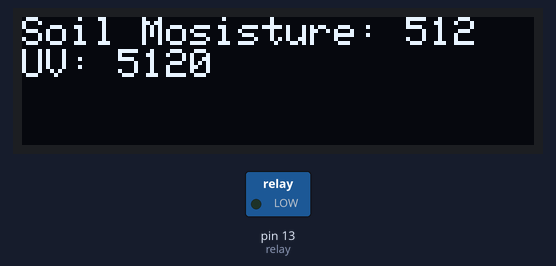
This sketch was run on a simulated Arduino Uno, built with avr-gcc and run on an emulated ATmega328P. Parts: 128×32 one-colour display, switched loads named in the sketch (green lamp = pin HIGH). Pins used as bus, display or sensor lines are not drawn.

Above: at 1.1 s.
At 5.82 s:
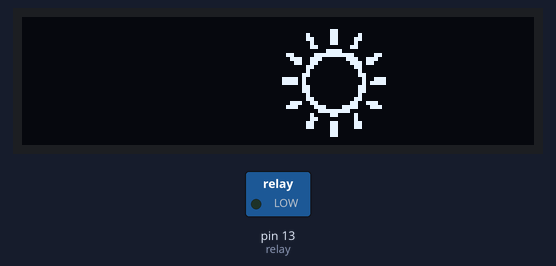
At 10.62 s:
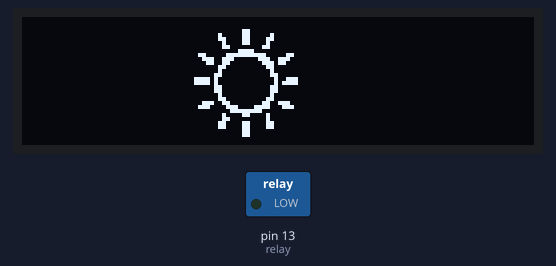
At 20.52 s:
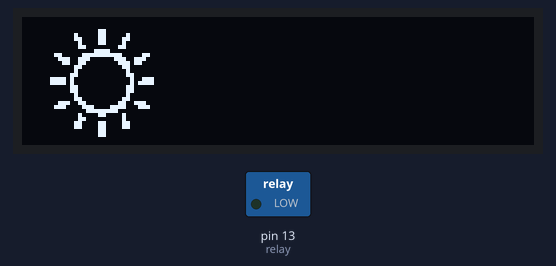
At 30.12 s:
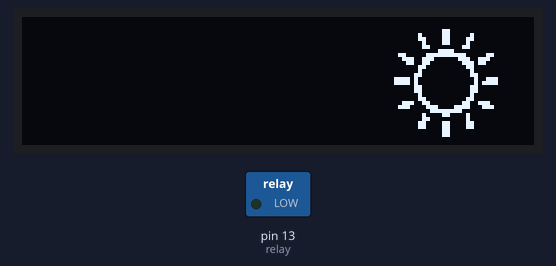
At 39.72 s:
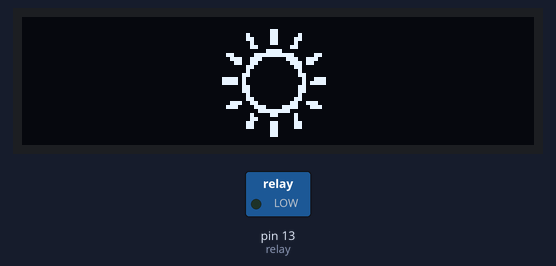

The sketch:

SmartPot.ino
```cpp
//libraries
#include <SPI.h>
#include <Wire.h>
#include <Adafruit_GFX.h>
#include <Adafruit_SSD1306.h>

#define SCREEN_WIDTH 128 // OLED display width, in pixels
#define SCREEN_HEIGHT 32 // OLED display height, in pixels
#define OLED_RESET 4 //reset for display
#define SCREEN_ADDRESS 0x3C //for 12x32 i2c oled
Adafruit_SSD1306 display(SCREEN_WIDTH, SCREEN_HEIGHT, &Wire, OLED_RESET);

const int soilPower = 7; //digital pin used for powering the soil sensor
int soil = 0; //sensor reading for soil
const int soilPin = A0; //sensor pin soil

const int sunPin = A1; //sensor pin uv
const int sunPower = 8; //digital pin used for powering the sun sensor
int sunSensor = 0; //sensor reading for sun
int sunVal = 0; //calculated uv

const int relay = 13; //pin for the relay might need analog

//bitmaps for different emojis  rain cloud and sun
const unsigned char rain [] PROGMEM = {
  0x00, 0x00, 0x00, 0x00, 0x00, 0x00, 0x00, 0x00, 0x00, 0x00, 0x00, 0x00, 0x00, 0x00, 0x00, 0x00,
  0x00, 0x00, 0x00, 0x00, 0x00, 0x00, 0x00, 0x00, 0x00, 0x00, 0x00, 0x00, 0x00, 0x00, 0x00, 0x00,
  0x00, 0x00, 0x00, 0x00, 0x00, 0x00, 0x00, 0x00, 0x00, 0x00, 0x00, 0x00, 0x00, 0x00, 0x00, 0x00,
  0x00, 0x00, 0x00, 0x00, 0x00, 0x00, 0x00, 0x00, 0x00, 0x00, 0x00, 0x00, 0x00, 0x00, 0x00, 0x00,
  0x00, 0x00, 0x00, 0x00, 0x00, 0x00, 0x02, 0x00, 0x00, 0x40, 0x00, 0x00, 0x00, 0x00, 0x00, 0x00,
  0x00, 0x00, 0x00, 0x00, 0x00, 0x00, 0x07, 0x00, 0x00, 0xe0, 0x00, 0x00, 0x00, 0x00, 0x00, 0x00,
  0x00, 0x00, 0x00, 0x00, 0x00, 0x00, 0x0f, 0x00, 0x00, 0xf0, 0x00, 0x00, 0x00, 0x00, 0x00, 0x00,
  0x00, 0x00, 0x00, 0x00, 0x00, 0x00, 0x0d, 0x80, 0x01, 0x90, 0x00, 0x00, 0x00, 0x00, 0x00, 0x00,
  0x00, 0x00, 0x00, 0x00, 0x00, 0x00, 0x18, 0xc0, 0x03, 0x18, 0x00, 0x00, 0x00, 0x00, 0x00, 0x00,
  0x00, 0x00, 0x00, 0x00, 0x00, 0x00, 0x30, 0x60, 0x06, 0x0c, 0x00, 0x00, 0x00, 0x00, 0x00, 0x00,
  0x00, 0x00, 0x00, 0x00, 0x00, 0x00, 0x20, 0x31, 0x84, 0x06, 0x00, 0x00, 0x00, 0x00, 0x00, 0x00,
  0x00, 0x00, 0x00, 0x00, 0x00, 0x00, 0x60, 0x31, 0x8c, 0x06, 0x00, 0x00, 0x00, 0x00, 0x00, 0x00,
  0x00, 0x00, 0x00, 0x00, 0x00, 0x00, 0x60, 0x33, 0xcc, 0x06, 0x00, 0x00, 0x00, 0x00, 0x00, 0x00,
  0x00, 0x00, 0x00, 0x00, 0x00, 0x00, 0x20, 0x23, 0xc4, 0x06, 0x00, 0x00, 0x00, 0x00, 0x00, 0x00,
  0x00, 0x00, 0x00, 0x00, 0x00, 0x00, 0x30, 0x66, 0x66, 0x0c, 0x00, 0x00, 0x00, 0x00, 0x00, 0x00,
  0x00, 0x00, 0x00, 0x00, 0x00, 0x00, 0x18, 0xcc, 0x33, 0x18, 0x00, 0x00, 0x00, 0x00, 0x00, 0x00,
  0x00, 0x00, 0x00, 0x00, 0x00, 0x00, 0x0f, 0x98, 0x19, 0xf0, 0x00, 0x00, 0x00, 0x00, 0x00, 0x00,
  0x00, 0x00, 0x00, 0x00, 0x00, 0x00, 0x00, 0x30, 0x0c, 0x00, 0x00, 0x00, 0x00, 0x00, 0x00, 0x00,
  0x00, 0x00, 0x00, 0x00, 0x00, 0x00, 0x00, 0x60, 0x06, 0x00, 0x00, 0x00, 0x00, 0x00, 0x00, 0x00,
  0x00, 0x00, 0x00, 0x00, 0x00, 0x00, 0x00, 0x60, 0x06, 0x00, 0x00, 0x00, 0x00, 0x00, 0x00, 0x00,
  0x00, 0x00, 0x00, 0x00, 0x00, 0x00, 0x00, 0x40, 0x0e, 0x00, 0x00, 0x00, 0x00, 0x00, 0x00, 0x00,
  0x00, 0x00, 0x00, 0x00, 0x00, 0x00, 0x00, 0x40, 0x0e, 0x00, 0x00, 0x00, 0x00, 0x00, 0x00, 0x00,
  0x00, 0x00, 0x00, 0x00, 0x00, 0x00, 0x00, 0x40, 0x0e, 0x00, 0x00, 0x00, 0x00, 0x00, 0x00, 0x00,
  0x00, 0x00, 0x00, 0x00, 0x00, 0x00, 0x00, 0x60, 0x1e, 0x00, 0x00, 0x00, 0x00, 0x00, 0x00, 0x00,
  0x00, 0x00, 0x00, 0x00, 0x00, 0x00, 0x00, 0x60, 0x3e, 0x00, 0x00, 0x00, 0x00, 0x00, 0x00, 0x00,
  0x00, 0x00, 0x00, 0x00, 0x00, 0x00, 0x00, 0x30, 0x7c, 0x00, 0x00, 0x00, 0x00, 0x00, 0x00, 0x00,
  0x00, 0x00, 0x00, 0x00, 0x00, 0x00, 0x00, 0x18, 0xf8, 0x00, 0x00, 0x00, 0x00, 0x00, 0x00, 0x00,
  0x00, 0x00, 0x00, 0x00, 0x00, 0x00, 0x00, 0x0f, 0xf0, 0x00, 0x00, 0x00, 0x00, 0x00, 0x00, 0x00,
  0x00, 0x00, 0x00, 0x00, 0x00, 0x00, 0x00, 0x01, 0x80, 0x00, 0x00, 0x00, 0x00, 0x00, 0x00, 0x00,
  0x00, 0x00, 0x00, 0x00, 0x00, 0x00, 0x00, 0x00, 0x00, 0x00, 0x00, 0x00, 0x00, 0x00, 0x00, 0x00,
  0x00, 0x00, 0x00, 0x00, 0x00, 0x00, 0x00, 0x00, 0x00, 0x00, 0x00, 0x00, 0x00, 0x00, 0x00, 0x00,
  0x00, 0x00, 0x00, 0x00, 0x00, 0x00, 0x00, 0x00, 0x00, 0x00, 0x00, 0x00, 0x00, 0x00, 0x00, 0x00
};

const unsigned char sun [] PROGMEM = {
  0x00, 0x00, 0x00, 0x00, 0x00, 0x00, 0x00, 0x00, 0x00, 0x00, 0x00, 0x00, 0x00, 0x00, 0x00, 0x00,
  0x00, 0x00, 0x00, 0x00, 0x00, 0x00, 0x00, 0x00, 0x00, 0x00, 0x00, 0x00, 0x00, 0x00, 0x00, 0x00,
  0x00, 0x00, 0x00, 0x00, 0x00, 0x00, 0x00, 0x00, 0x00, 0x00, 0x00, 0x00, 0x00, 0x00, 0x00, 0x00,
  0x00, 0x00, 0x00, 0x00, 0x00, 0x00, 0x00, 0x01, 0x80, 0x00, 0x00, 0x00, 0x00, 0x00, 0x00, 0x00,
  0x00, 0x00, 0x00, 0x00, 0x00, 0x00, 0x00, 0x41, 0x82, 0x00, 0x00, 0x00, 0x00, 0x00, 0x00, 0x00,
  0x00, 0x00, 0x00, 0x00, 0x00, 0x00, 0x00, 0x61, 0x86, 0x00, 0x00, 0x00, 0x00, 0x00, 0x00, 0x00,
  0x00, 0x00, 0x00, 0x00, 0x00, 0x00, 0x00, 0x21, 0x84, 0x00, 0x00, 0x00, 0x00, 0x00, 0x00, 0x00,
  0x00, 0x00, 0x00, 0x00, 0x00, 0x00, 0x00, 0x30, 0x0c, 0x00, 0x00, 0x00, 0x00, 0x00, 0x00, 0x00,
  0x00, 0x00, 0x00, 0x00, 0x00, 0x00, 0x00, 0x03, 0xc0, 0x00, 0x00, 0x00, 0x00, 0x00, 0x00, 0x00,
  0x00, 0x00, 0x00, 0x00, 0x00, 0x00, 0x0c, 0x1f, 0xf8, 0x30, 0x00, 0x00, 0x00, 0x00, 0x00, 0x00,
  0x00, 0x00, 0x00, 0x00, 0x00, 0x00, 0x07, 0x38, 0x1c, 0xe0, 0x00, 0x00, 0x00, 0x00, 0x00, 0x00,
  0x00, 0x00, 0x00, 0x00, 0x00, 0x00, 0x03, 0x30, 0x0e, 0xc0, 0x00, 0x00, 0x00, 0x00, 0x00, 0x00,
  0x00, 0x00, 0x00, 0x00, 0x00, 0x00, 0x00, 0x60, 0x06, 0x00, 0x00, 0x00, 0x00, 0x00, 0x00, 0x00,
  0x00, 0x00, 0x00, 0x00, 0x00, 0x00, 0x00, 0x40, 0x02, 0x00, 0x00, 0x00, 0x00, 0x00, 0x00, 0x00,
  0x00, 0x00, 0x00, 0x00, 0x00, 0x00, 0x00, 0xc0, 0x03, 0x00, 0x00, 0x00, 0x00, 0x00, 0x00, 0x00,
  0x00, 0x00, 0x00, 0x00, 0x00, 0x00, 0x1e, 0x80, 0x01, 0x38, 0x00, 0x00, 0x00, 0x00, 0x00, 0x00,
  0x00, 0x00, 0x00, 0x00, 0x00, 0x00, 0x1e, 0x80, 0x01, 0x78, 0x00, 0x00, 0x00, 0x00, 0x00, 0x00,
  0x00, 0x00, 0x00, 0x00, 0x00, 0x00, 0x00, 0xc0, 0x03, 0x00, 0x00, 0x00, 0x00, 0x00, 0x00, 0x00,
  0x00, 0x00, 0x00, 0x00, 0x00, 0x00, 0x00, 0xc0, 0x03, 0x00, 0x00, 0x00, 0x00, 0x00, 0x00, 0x00,
  0x00, 0x00, 0x00, 0x00, 0x00, 0x00, 0x00, 0x40, 0x02, 0x00, 0x00, 0x00, 0x00, 0x00, 0x00, 0x00,
  0x00, 0x00, 0x00, 0x00, 0x00, 0x00, 0x00, 0x60, 0x06, 0x00, 0x00, 0x00, 0x00, 0x00, 0x00, 0x00,
  0x00, 0x00, 0x00, 0x00, 0x00, 0x00, 0x07, 0x30, 0x0c, 0xe0, 0x00, 0x00, 0x00, 0x00, 0x00, 0x00,
  0x00, 0x00, 0x00, 0x00, 0x00, 0x00, 0x0e, 0x1c, 0x3c, 0x70, 0x00, 0x00, 0x00, 0x00, 0x00, 0x00,
  0x00, 0x00, 0x00, 0x00, 0x00, 0x00, 0x00, 0x0f, 0xf0, 0x00, 0x00, 0x00, 0x00, 0x00, 0x00, 0x00,
  0x00, 0x00, 0x00, 0x00, 0x00, 0x00, 0x00, 0x21, 0x84, 0x00, 0x00, 0x00, 0x00, 0x00, 0x00, 0x00,
  0x00, 0x00, 0x00, 0x00, 0x00, 0x00, 0x00, 0x30, 0x04, 0x00, 0x00, 0x00, 0x00, 0x00, 0x00, 0x00,
  0x00, 0x00, 0x00, 0x00, 0x00, 0x00, 0x00, 0x61, 0x86, 0x00, 0x00, 0x00, 0x00, 0x00, 0x00, 0x00,
  0x00, 0x00, 0x00, 0x00, 0x00, 0x00, 0x00, 0x61, 0x86, 0x00, 0x00, 0x00, 0x00, 0x00, 0x00, 0x00,
  0x00, 0x00, 0x00, 0x00, 0x00, 0x00, 0x00, 0x01, 0x80, 0x00, 0x00, 0x00, 0x00, 0x00, 0x00, 0x00,
  0x00, 0x00, 0x00, 0x00, 0x00, 0x00, 0x00, 0x01, 0x80, 0x00, 0x00, 0x00, 0x00, 0x00, 0x00, 0x00,
  0x00, 0x00, 0x00, 0x00, 0x00, 0x00, 0x00, 0x00, 0x00, 0x00, 0x00, 0x00, 0x00, 0x00, 0x00, 0x00,
  0x00, 0x00, 0x00, 0x00, 0x00, 0x00, 0x00, 0x00, 0x00, 0x00, 0x00, 0x00, 0x00, 0x00, 0x00, 0x00
};

const unsigned char cloud [] PROGMEM = {
  0x00, 0x00, 0x00, 0x00, 0x00, 0x00, 0x00, 0x00, 0x00, 0x00, 0x00, 0x00, 0x00, 0x00, 0x00, 0x00,
  0x00, 0x00, 0x00, 0x00, 0x00, 0x00, 0x00, 0x00, 0x00, 0x00, 0x00, 0x00, 0x00, 0x00, 0x00, 0x00,
  0x00, 0x00, 0x00, 0x00, 0x00, 0x00, 0x00, 0xff, 0x00, 0x00, 0x00, 0x00, 0x00, 0x00, 0x00, 0x00,
  0x00, 0x00, 0x00, 0x00, 0x00, 0x00, 0x07, 0xff, 0xe0, 0x00, 0x00, 0x00, 0x00, 0x00, 0x00, 0x00,
  0x00, 0x00, 0x00, 0x00, 0x00, 0x00, 0x0f, 0xff, 0xf0, 0x00, 0x00, 0x00, 0x00, 0x00, 0x00, 0x00,
  0x00, 0x00, 0x00, 0x00, 0x00, 0x00, 0x1f, 0xff, 0xf8, 0x00, 0x00, 0x00, 0x00, 0x00, 0x00, 0x00,
  0x00, 0x00, 0x00, 0x00, 0x00, 0x00, 0x7f, 0x00, 0xfc, 0x00, 0x00, 0x00, 0x00, 0x00, 0x00, 0x00,
  0x00, 0x00, 0x00, 0x00, 0x00, 0x00, 0x7c, 0x00, 0x3e, 0x00, 0x00, 0x00, 0x00, 0x00, 0x00, 0x00,
  0x00, 0x00, 0x00, 0x00, 0x00, 0x00, 0xf8, 0x00, 0x1e, 0x00, 0x00, 0x00, 0x00, 0x00, 0x00, 0x00,
  0x00, 0x00, 0x00, 0x00, 0x00, 0x00, 0xf0, 0x00, 0x1f, 0x00, 0x00, 0x00, 0x00, 0x00, 0x00, 0x00,
  0x00, 0x00, 0x00, 0x00, 0x00, 0x01, 0xe0, 0x00, 0x0f, 0xfc, 0x00, 0x00, 0x00, 0x00, 0x00, 0x00,
  0x00, 0x00, 0x00, 0x00, 0x00, 0x03, 0xe0, 0x00, 0x07, 0xff, 0x00, 0x00, 0x00, 0x00, 0x00, 0x00,
  0x00, 0x00, 0x00, 0x00, 0x00, 0x1f, 0xe0, 0x00, 0x07, 0xff, 0xc0, 0x00, 0x00, 0x00, 0x00, 0x00,
  0x00, 0x00, 0x00, 0x00, 0x00, 0x7f, 0xc0, 0x00, 0x07, 0xff, 0xe0, 0x00, 0x00, 0x00, 0x00, 0x00,
  0x00, 0x00, 0x00, 0x00, 0x00, 0xff, 0xc0, 0x00, 0x03, 0x87, 0xf0, 0x00, 0x00, 0x00, 0x00, 0x00,
  0x00, 0x00, 0x00, 0x00, 0x01, 0xff, 0x80, 0x00, 0x00, 0x01, 0xf0, 0x00, 0x00, 0x00, 0x00, 0x00,
  0x00, 0x00, 0x00, 0x00, 0x01, 0xf0, 0x00, 0x00, 0x00, 0x00, 0xf8, 0x00, 0x00, 0x00, 0x00, 0x00,
  0x00, 0x00, 0x00, 0x00, 0x03, 0xe0, 0x00, 0x00, 0x00, 0x00, 0x78, 0x00, 0x00, 0x00, 0x00, 0x00,
  0x00, 0x00, 0x00, 0x00, 0x03, 0xc0, 0x00, 0x00, 0x00, 0x00, 0x3c, 0x00, 0x00, 0x00, 0x00, 0x00,
  0x00, 0x00, 0x00, 0x00, 0x03, 0x80, 0x00, 0x00, 0x00, 0x00, 0x3f, 0x00, 0x00, 0x00, 0x00, 0x00,
  0x00, 0x00, 0x00, 0x00, 0x07, 0x80, 0x00, 0x00, 0x00, 0x00, 0x3f, 0x80, 0x00, 0x00, 0x00, 0x00,
  0x00, 0x00, 0x00, 0x00, 0x07, 0x80, 0x00, 0x00, 0x00, 0x00, 0x3f, 0xc0, 0x00, 0x00, 0x00, 0x00,
  0x00, 0x00, 0x00, 0x00, 0x07, 0x80, 0x00, 0x00, 0x00, 0x00, 0x07, 0xc0, 0x00, 0x00, 0x00, 0x00,
  0x00, 0x00, 0x00, 0x00, 0x03, 0x80, 0x00, 0x00, 0x00, 0x00, 0x01, 0xe0, 0x00, 0x00, 0x00, 0x00,
  0x00, 0x00, 0x00, 0x00, 0x03, 0x80, 0x00, 0x00, 0x00, 0x00, 0x01, 0xe0, 0x00, 0x00, 0x00, 0x00,
  0x00, 0x00, 0x00, 0x00, 0x03, 0xc0, 0x00, 0x00, 0x00, 0x00, 0x01, 0xe0, 0x00, 0x00, 0x00, 0x00,
  0x00, 0x00, 0x00, 0x00, 0x03, 0xe0, 0x00, 0x00, 0x00, 0x00, 0x01, 0xe0, 0x00, 0x00, 0x00, 0x00,
  0x00, 0x00, 0x00, 0x00, 0x01, 0xf0, 0x00, 0x00, 0x00, 0x00, 0x03, 0xc0, 0x00, 0x00, 0x00, 0x00,
  0x00, 0x00, 0x00, 0x00, 0x01, 0xff, 0xff, 0xff, 0xff, 0xff, 0xff, 0xc0, 0x00, 0x00, 0x00, 0x00,
  0x00, 0x00, 0x00, 0x00, 0x00, 0x7f, 0xff, 0xff, 0xff, 0xff, 0xff, 0x80, 0x00, 0x00, 0x00, 0x00,
  0x00, 0x00, 0x00, 0x00, 0x00, 0x3f, 0xff, 0xff, 0xff, 0xff, 0xff, 0x80, 0x00, 0x00, 0x00, 0x00,
  0x00, 0x00, 0x00, 0x00, 0x00, 0x0f, 0xff, 0xff, 0xff, 0xff, 0xfe, 0x00, 0x00, 0x00, 0x00, 0x00
};

void setup() {
  Serial.begin(9600);

  //sensor start up
  pinMode(soilPower, OUTPUT);//Set D7 as an OUTPUT to power the sensor
  digitalWrite(soilPower, LOW);//Set to LOW so no power is flowing through the sensor
  pinMode(sunPower, OUTPUT);//Set D7 as an OUTPUT to power the sensor
  digitalWrite(sunPower, LOW);//Set to LOW so no power is flowing through the sensor

  //pump start up
  pinMode(relay, OUTPUT); //for pump
  digitalWrite(relay, LOW); //relay pump off

  //display start up
  display.begin(SSD1306_SWITCHCAPVCC, SCREEN_ADDRESS); //oled
  display.clearDisplay();
  display.display();

}

void loop() {
  readSensors(); //check the two sensors

  //set up for display
  display.clearDisplay();
  display.setTextSize(1);
  display.setTextColor(WHITE);
  display.setCursor(0, 0);

  //displaying the sensor values
  display.print("Soil Mosisture: ");
  display.println(soil);
  display.print("UV: ");
  display.println(sunVal);
  display.display();
  delay(4000);

  if (soil < 60) { //if the soil is dry it will water the plant
    waterPump(); //function to water plant
  }

  if (sunVal > 5) { //when sunny it will have a sun shown
    display.clearDisplay();
    display.setCursor(0, 0);
    display.drawBitmap(0, 0, sun, 128, 32, WHITE);
    display.display();
    display.startscrollright(0x00, 0x07);
  }
  else if (sunVal <= 5) { //when not sunny it will display a cloud
    display.clearDisplay();
    display.setCursor(0, 0);
    display.drawBitmap(0, 0, cloud, 128, 32, WHITE);
    display.display();
    display.startscrollright(0x00, 0x07);
  }

  delay(1800000); //30 min pause recommended for the sensors
  display.stopscroll();

}

void readSensors() {
  //the off/on is to preserve the sensors and prevent degradation over time
  //soil
  digitalWrite(soilPower, HIGH);//turn D7 on to power the soil sensor
  delay(250);
  soil = analogRead(soilPin);//Read the SIG value from sensor
  delay(250);
  digitalWrite(soilPower, LOW);//turn D7 off to turn off soil sensor
  //uv
  digitalWrite(sunPower, HIGH);//turn D8 on to power the uv sensor
  delay(250);
  sunSensor = analogRead(sunPin); //reading the uv sensor
  sunVal = sunSensor / 0.1; //calculation given on breakout page
  delay(250);
  digitalWrite(sunPower, LOW);//turn D8 off to turn off uv sensor
}

void waterPump() {
  display.setCursor(0, 0);
  display.clearDisplay();
  display.drawBitmap(0, 0, rain, 128, 32, WHITE); //display rain drops when watering the plant
  display.display();
  digitalWrite(relay, HIGH); //turngs watering pump on
  delay(1500); //how long it waters the plant
  digitalWrite(relay, LOW); //turns watering pump off
  delay(2000);
}
```

Measured:
- what the display in image 0 shows lasts 4.0 s, from 1.1 s to 5.1 s
